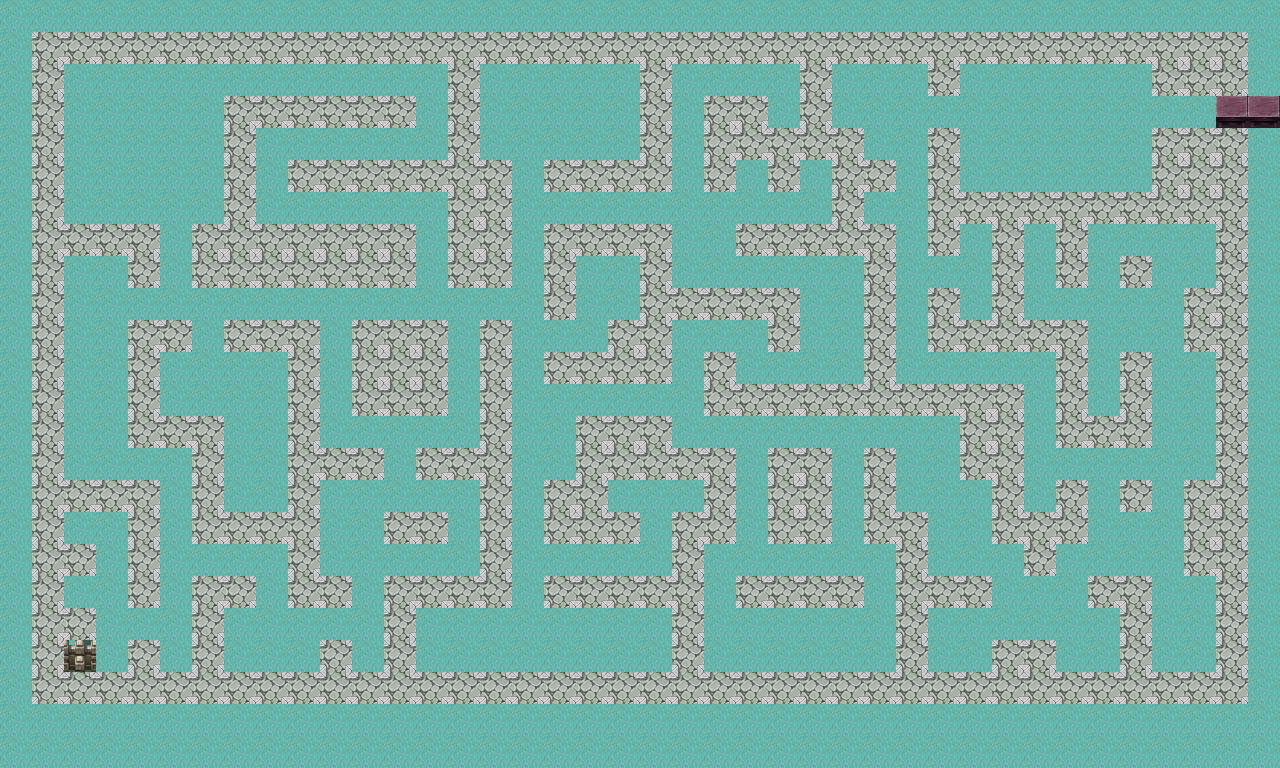

The image is a tile-based game level rendered from a .tmx file. Its description and source (layers, tilesets, objects; grid data summarised) follow:
An orthogonal 40x24 tile map with 32x32 px tiles, 2 tile layers (Background, walls) and 102 objects (93x Wall, 2x Jurassic, 2x Stop, Terminal, Player, ...).

<map version="1.0" tiledversion="1.1.4" orientation="orthogonal" renderorder="right-down" width="40" height="24" tilewidth="32" tileheight="32" infinite="0" nextobjectid="121">
 <tileset firstgid="1" source="9ywlq.tsx" />
 <layer name="Background" width="40" height="24">
  <data>[960 cells, 960 non-empty, 4 distinct tile ids]</data>
 </layer>
 <layer name="walls" width="40" height="24">
  <data>[960 cells, 398 non-empty, 4 distinct tile ids]</data>
 </layer>
 <objectgroup name="Objektebene 1">
  <object id="1" name="Terminal" x="64" y="640" width="32" height="32" />
  <object id="2" name="Player" x="1190" y="102" width="20" height="20" />
  <object id="3" name="Wall" x="32" y="32" width="1216" height="32" />
  <object id="4" name="Wall" x="32" y="64" width="32" height="640" />
  <object id="5" name="Wall" x="64" y="672" width="1184" height="32" />
  <object id="6" name="Wall" x="1216" y="128" width="32" height="544" />
  <object id="7" name="Wall" x="1152" y="128" width="64" height="96" />
  <object id="8" name="Wall" x="928" y="128" width="32" height="128" />
  <object id="9" name="Wall" x="960" y="192" width="192" height="32" />
  <object id="10" name="Wall" x="1056" y="224" width="32" height="64" />
  <object id="11" name="Wall" x="1120" y="256" width="32" height="32" />
  <object id="12" name="Wall" x="1184" y="288" width="32" height="64" />
  <object id="13" name="Wall" x="1120" y="352" width="32" height="96" />
  <object id="14" name="Wall" x="1184" y="480" width="32" height="96" />
  <object id="15" name="Wall" x="1088" y="576" width="64" height="32" />
  <object id="16" name="Wall" x="1120" y="608" width="32" height="64" />
  <object id="17" name="Wall" x="992" y="640" width="64" height="32" />
  <object id="18" name="Wall" x="896" y="512" width="32" height="160" />
  <object id="19" name="Wall" x="928" y="576" width="64" height="32" />
  <object id="20" name="Wall" x="992" y="512" width="96" height="32" />
  <object id="21" name="Wall" x="1024" y="544" width="32" height="32" />
  <object id="22" name="Wall" x="1056" y="480" width="32" height="32" />
  <object id="23" name="Wall" x="1120" y="480" width="32" height="32" />
  <object id="24" name="Wall" x="1056" y="416" width="64" height="32" />
  <object id="25" name="Wall" x="1056" y="320" width="32" height="96" />
  <object id="26" name="Wall" x="928" y="320" width="128" height="32" />
  <object id="27" name="Wall" x="928" y="288" width="32" height="32" />
  <object id="28" name="Wall" x="992" y="224" width="32" height="96" />
  <object id="29" name="Wall" x="928" y="64" width="32" height="32" />
  <object id="30" name="Wall" x="800" y="64" width="32" height="96" />
  <object id="31" name="Wall" x="832" y="128" width="32" height="128" />
  <object id="32" name="Wall" x="864" y="160" width="32" height="32" />
  <object id="33" name="Wall" x="864" y="224" width="32" height="192" />
  <object id="34" name="Wall" x="896" y="384" width="128" height="32" />
  <object id="39" name="Wall" x="960" y="416" width="64" height="64" />
  <object id="40" name="Wall" x="992" y="480" width="32" height="32" />
  <object id="41" name="Wall" x="864" y="448" width="32" height="96" />
  <object id="42" name="Wall" x="704" y="384" width="160" height="32" />
  <object id="43" name="Wall" x="704" y="352" width="32" height="32" />
  <object id="44" name="Wall" x="768" y="448" width="64" height="96" />
  <object id="45" name="Wall" x="736" y="576" width="128" height="32" />
  <object id="46" name="Wall" x="672" y="512" width="32" height="160" />
  <object id="47" name="Wall" x="704" y="448" width="32" height="96" />
  <object id="48" name="Wall" x="576" y="448" width="128" height="32" />
  <object id="51" name="Wall" x="576" y="416" width="96" height="32" />
  <object id="52" name="Wall" x="544" y="352" width="128" height="32" />
  <object id="53" name="Wall" x="608" y="320" width="64" height="32" />
  <object id="54" name="Wall" x="640" y="224" width="32" height="96" />
  <object id="55" name="Wall" x="672" y="288" width="128" height="32" />
  <object id="56" name="Wall" x="768" y="320" width="32" height="32" />
  <object id="57" name="Wall" x="736" y="224" width="96" height="32" />
  <object id="58" name="Wall" x="704" y="96" width="64" height="64" />
  <object id="59" name="Wall" x="768" y="128" width="32" height="64" />
  <object id="60" name="Wall" x="704" y="160" width="32" height="32" />
  <object id="61" name="Wall" x="640" y="64" width="32" height="32" />
  <object id="62" name="Wall" x="640" y="96" width="32" height="96" />
  <object id="63" name="Wall" x="544" y="160" width="96" height="32" />
  <object id="65" name="Wall" x="544" y="224" width="32" height="96" />
  <object id="66" name="Wall" x="576" y="224" width="64" height="32" />
  <object id="67" name="Wall" x="480" y="320" width="32" height="288" />
  <object id="68" name="Wall" x="544" y="480" width="64" height="64" />
  <object id="69" name="Wall" x="608" y="512" width="32" height="32" />
  <object id="70" name="Wall" x="544" y="576" width="128" height="32" />
  <object id="71" name="Wall" x="384" y="576" width="96" height="32" />
  <object id="72" name="Wall" x="384" y="608" width="32" height="64" />
  <object id="73" name="Wall" x="320" y="640" width="32" height="32" />
  <object id="74" name="Wall" x="384" y="512" width="64" height="32" />
  <object id="75" name="Wall" x="416" y="448" width="64" height="32" />
  <object id="77" name="Wall" x="352" y="320" width="96" height="96" />
  <object id="78" name="Wall" x="448" y="160" width="64" height="128" />
  <object id="79" name="Wall" x="448" y="64" width="32" height="96" />
  <object id="81" name="Wall" x="288" y="160" width="160" height="32" />
  <object id="82" name="Wall" x="224" y="96" width="32" height="128" />
  <object id="84" name="Wall" x="256" y="96" width="160" height="32" />
  <object id="86" name="Wall" x="192" y="224" width="224" height="64" />
  <object id="90" name="Wall" x="64" y="224" width="96" height="32" />
  <object id="91" name="Wall" x="128" y="256" width="32" height="32" />
  <object id="92" name="Wall" x="224" y="320" width="96" height="32" />
  <object id="93" name="Wall" x="288" y="352" width="32" height="256" />
  <object id="94" name="Wall" x="320" y="576" width="32" height="32" />
  <object id="95" name="Wall" x="320" y="448" width="64" height="32" />
  <object id="96" name="Wall" x="192" y="512" width="96" height="32" />
  <object id="97" name="Wall" x="128" y="416" width="96" height="32" />
  <object id="98" name="Wall" x="192" y="448" width="32" height="64" />
  <object id="99" name="Wall" x="128" y="320" width="32" height="96" />
  <object id="100" name="Wall" x="160" y="320" width="32" height="32" />
  <object id="101" name="Wall" x="64" y="480" width="96" height="32" />
  <object id="102" name="Wall" x="128" y="512" width="32" height="96" />
  <object id="103" name="Wall" x="64" y="544" width="32" height="32" />
  <object id="104" name="Wall" x="128" y="640" width="32" height="32" />
  <object id="105" name="Wall" x="64" y="608" width="32" height="32" />
  <object id="106" name="Wall" x="192" y="576" width="32" height="96" />
  <object id="107" name="Wall" x="224" y="576" width="32" height="32" />
  <object id="109" name="Wall" x="1152" y="64" width="96" height="32" />
  <object id="110" name="Wall" x="1216" y="96" width="64" height="32" />
  <object id="111" name="Girl" x="128" y="64" width="32" height="32" />
  <object id="112" name="Muldoon" x="128" y="128" width="32" height="32" />
  <object id="113" name="Raptor" x="192" y="128" width="32" height="32" />
  <object id="115" name="Jurassic" x="160" y="204" width="32" height="32" />
  <object id="116" name="Jurassic" x="197" y="64" width="32" height="32" />
  <object id="118" name="Stop" x="192" y="64" width="32" height="32" />
  <object id="119" name="Stop" x="160" y="192" width="32" height="32" />
 </objectgroup>
</map>
